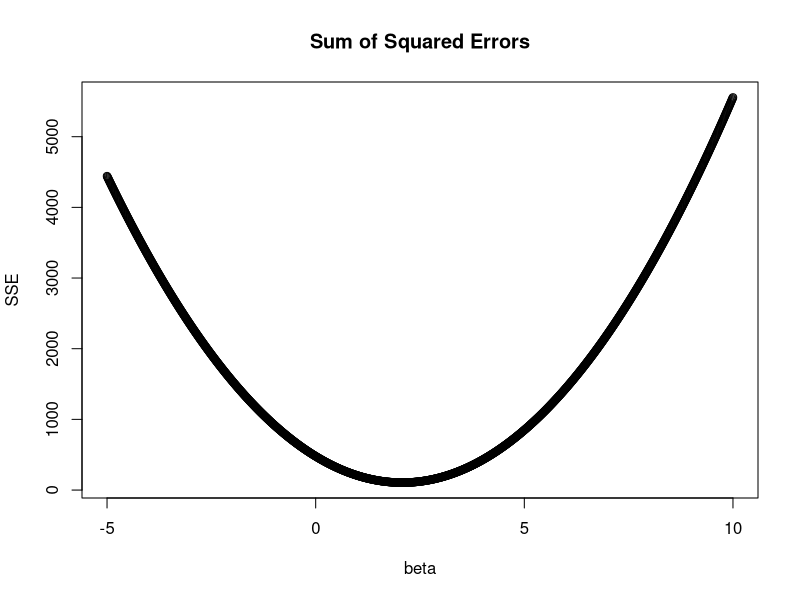

Generate this figure with R:
## ---- chunk 1
knitr::opts_chunk$set(echo = TRUE)
## ---- chunk 2
set.seed(1)
x = rnorm(5)
sum( x ^ 3 )
## ---- chunk 3
# input: numeric vector
# output: sum of cubed values over each element

sum.cubes = function(x) {
  return(sum(x ^ 3))
}

sum.cubes(x)
## ---- chunk 4
# input: numeric vector
# output: sample standard deviation

sd.custom = function(x) {
  n = length(x) # number of datapoints
  v = 1/(n-1) * sum( (x - mean(x))^2 ) # variance
  return( sqrt(v) )
}

sd.custom(x)
sd(x) # validate output of our custom function with the built-in version
## ---- chunk 5
mean_ci <- function(x, conf = 0.95) {
  n = length(x)
  se <- sd(x) / sqrt(n)  # se(x.bar)
  alpha <- 1 - conf
  mean(x) + se * qt(c(alpha / 2, 1 - alpha / 2), df = n - 1)
}

x <- runif(100)
mean_ci(x)
## ---- chunk 6
n = 100 # observations
x = rnorm(n)
y = rnorm(n, mean = x * 2, sd = 1) # y ~ N(2X, 1)
x.tilde = x - mean(x) # mean-centered prediction
y.tilde = y - mean(y) # mean-centered response

sse = function(beta) { sum((y.tilde - beta * x.tilde)^2) }

beta.seq = seq(from = -5, to = 10, by = 0.01)
yvals = sapply(beta.seq, sse)

plot(beta.seq, yvals, 
     main = "Sum of Squared Errors", xlab = "beta", ylab = "SSE")

# beta.seq[which.min(yvals)] # what is the minimizer?

## ---- chunk 7
set.seed(1)
n = 10000
str1 = rbinom(n, 1, .5)
str2 = rbinom(n, 1, .5)

t1 = ifelse(str1 == 1, NA, str1) # test vector 1
t2 = ifelse(str2 == 1, NA, str2) # test vector 2

answer = length(which( (str1 + str2) == 2 )) # your function should match this
## ---- chunk 8
set.seed(2)
n = 10000
x = rnorm(n)
## ---- chunk 9
num = (1/(n-2)) * sum((x - mean(x))^3)
den = var(x)^(3/2)
skew = num/den
